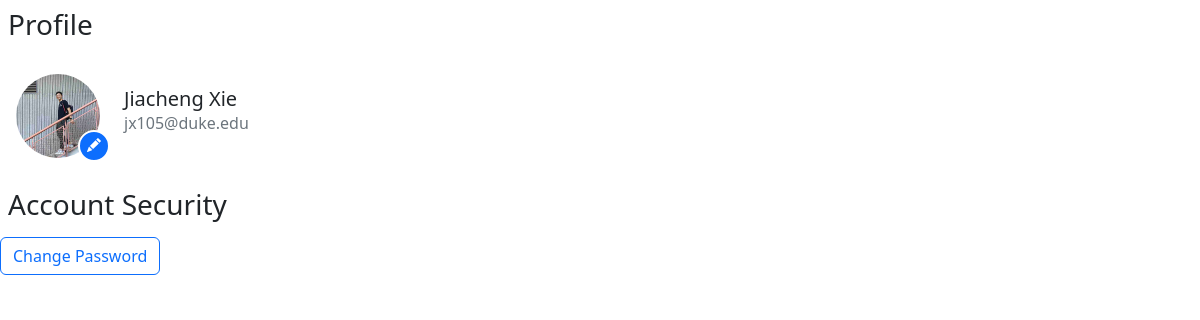
/UserAuthentication/1/profile/ (signed in), run on the app's committed database.
### theBlog/models.py (models this page shows, shortened)
class Profile(models.Model):
    user = models.OneToOneField(User, null=True, on_delete=models.CASCADE)
    bio = models.TextField()
    profile_img = models.ImageField(blank=True, null=True, upload_to="images/profile_img")
    link1 = models.CharField(max_length=255, blank=True, null=True)
    link2 = models.CharField(max_length=255, blank=True, null=True)
    link3 = models.CharField(max_length=255, blank=True, null=True)
    link4 = models.CharField(max_length=255, blank=True, null=True)
    link5 = models.CharField(max_length=255, blank=True, null=True)
    link6 = models.CharField(max_length=255, blank=True, null=True)
    link1_name = models.CharField(max_length=20, blank=True, null=True)
    link2_name = models.CharField(max_length=20, blank=True, null=True)
    link3_name = models.CharField(max_length=20, blank=True, null=True)
    link4_name = models.CharField(max_length=20, blank=True, null=True)
    link5_name = models.CharField(max_length=20, blank=True, null=True)
    link6_name = models.CharField(max_length=20, blank=True, null=True)

### UserAuthentication/views.py (the view)
# urls.py: path('<int:pk>/profile/', ShowProfilePageView.as_view(), name = 'show_profile'),
class ShowProfilePageView(DetailView):
    model = Profile
    template_name = 'registration/user_profile.html'
    def get_context_data(self, *args, **kwargs):
        context = super(ShowProfilePageView, self).get_context_data(
            *args, **kwargs)
        current_user = get_object_or_404(
            Profile, id=self.kwargs['pk'])  # lookup the owner of the profile
        context['current_user'] = current_user
        return context

### UserAuthentication/templates/registration/user_profile.html (shortened to what this page needs)
{% extends 'iframe_base.html' %}
{% load static %}
{% block frame_content %}
<h3 class="p-2">Profile</h3>
{% if user.id == profile.user.id %}
<div class="d-flex align-items-center">
    <div class="flex-shrink-0 align-self-start p-2">
        <div class="circle-img img-circle item p-2">
            <span class="notify-badge">
                <a data-bs-toggle="collapse" href="#collapse_profile_img" role="button" aria-expanded="false" aria-controls="collapse_profile_img">
                </a>
            </span>
            {% if current_user.profile_img %}
            <img src="{{ current_user.profile_img.url }}" class="img-fluid rounded-circle" alt="profile_img">
            {% else %}
            <img src="{% static 'theBlog/images/avatar.jpg' %}" class="img-fluid rounded-circle" alt="profile_img">
            {% endif %}
        </div>
    </div>
    <div class="p-2 flex-grow-1 flex-column">
        <h5 class="card-title">{{ current_user.user.first_name }} {{ current_user.user.last_name }}</h5>
        <p class="card-text text-muted">
            {{ current_user.user.email }}
        </p>
    </div>
</div>
<h3 class="p-2">Account Security</h3>
<a class="btn btn-outline-primary" href="{% url 'password' %}">Change Password</a>
{% else %}
You are not the owner of this page.
{% endif%}
{% endblock %}

### UserAuthentication/templates/registration/user_profile.html (style rules this page uses)
.circle-img { width: 100px; height: 100px; overflow: hidden; }
.circle-img img { height: 100%; transform: translateX(-50%); margin-left: 50%; }
.item { position:relative; display:inline-block; }
.notify-badge { position: absolute; right:-2px; top:64px; background:#0d6efd; text-align: center; border: 2px solid white; border-radius:50%; width: 32px; height: 32px; z-index: 1; }

### data on the page
Profile: profile_img (picture), user.first_name "Jiacheng", user.last_name "Xie", user.email "jx105@duke.edu"
